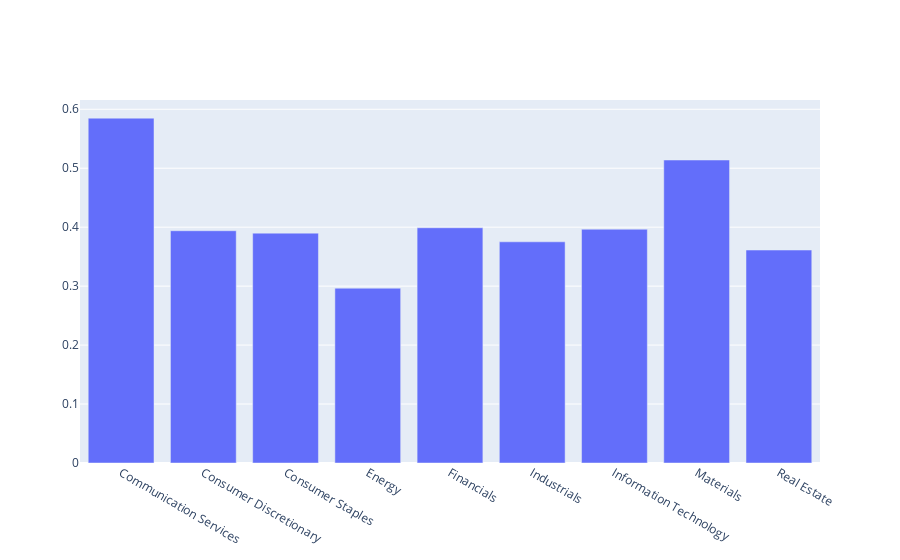

The cell this chart's notebook holds for it:
### Code cell
# relative ytm between LQD and HYG by sector
df_sector_ytm_diff = df_lqd_sector_ytm.div(df_hyg_sector_ytm)
fig = go.Figure(go.Bar(x = df_sector_ytm_diff.index, y = df_sector_ytm_diff['Real YTM']))
plotly.io.show(fig)

### Figure 1 — Plotly figure (JSON) as saved in the notebook; plotly's stock layout.template omitted (floating-point values rounded to 4 significant figures)
{"data": [{"type": "bar", "x": ["Communication Services", "Consumer Discretionary", "Consumer Staples", "Energy", "Financials", "Industrials", "Information Technology", "Materials", "Real Estate"], "y": [0.5849, 0.394, 0.3899, 0.2965, 0.399, 0.3752, 0.3965, 0.514, 0.3612]}], "layout": {}}
